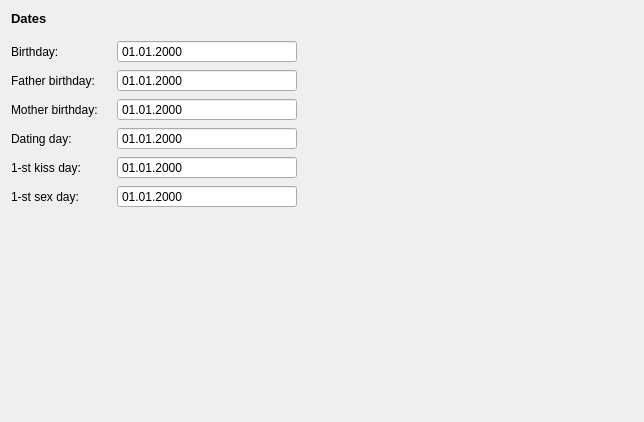
     <widget class="QWidget" name="tabwGroupsDetailPage8">
      <layout class="QGridLayout" name="gridLayout_21">
       <item row="0" column="0">
        <layout class="QGridLayout" name="gridLayout_20">
         <item row="3" column="0">
          <widget class="QLabel" name="label_34">
           <property name="sizePolicy">
            <sizepolicy hsizetype="Fixed" vsizetype="Preferred">
             <horstretch>0</horstretch>
             <verstretch>0</verstretch>
            </sizepolicy>
           </property>
           <property name="minimumSize">
            <size>
             <width>100</width>
             <height>0</height>
            </size>
           </property>
           <property name="maximumSize">
            <size>
             <width>100</width>
             <height>16777215</height>
            </size>
           </property>
           <property name="text">
            <string>Father birthday:</string>
           </property>
          </widget>
         </item>
         <item row="6" column="0">
          <widget class="QLabel" name="label_37">
           <property name="sizePolicy">
            <sizepolicy hsizetype="Fixed" vsizetype="Preferred">
             <horstretch>0</horstretch>
             <verstretch>0</verstretch>
            </sizepolicy>
           </property>
           <property name="minimumSize">
            <size>
             <width>100</width>
             <height>0</height>
            </size>
           </property>
           <property name="maximumSize">
            <size>
             <width>100</width>
             <height>16777215</height>
            </size>
           </property>
           <property name="text">
            <string>1-st kiss day:</string>
           </property>
          </widget>
         </item>
         <item row="3" column="1">
          <widget class="QDateTimeEdit" name="dtBirthdayFather">
           <property name="sizePolicy">
            <sizepolicy hsizetype="Fixed" vsizetype="Fixed">
             <horstretch>0</horstretch>
             <verstretch>0</verstretch>
            </sizepolicy>
           </property>
           <property name="minimumSize">
            <size>
             <width>180</width>
             <height>0</height>
            </size>
           </property>
           <property name="maximumSize">
            <size>
             <width>180</width>
             <height>16777215</height>
            </size>
           </property>
           <property name="buttonSymbols">
            <enum>QAbstractSpinBox::NoButtons</enum>
           </property>
           <property name="displayFormat">
            <string>dd.MM.yyyy</string>
           </property>
          </widget>
         </item>
         <item row="2" column="1">
          <widget class="QDateTimeEdit" name="dtBirthday">
           <property name="sizePolicy">
            <sizepolicy hsizetype="Fixed" vsizetype="Fixed">
             <horstretch>0</horstretch>
             <verstretch>0</verstretch>
            </sizepolicy>
           </property>
           <property name="minimumSize">
            <size>
             <width>180</width>
             <height>0</height>
            </size>
           </property>
           <property name="maximumSize">
            <size>
             <width>180</width>
             <height>16777215</height>
            </size>
           </property>
           <property name="buttonSymbols">
            <enum>QAbstractSpinBox::NoButtons</enum>
           </property>
           <property name="displayFormat">
            <string>dd.MM.yyyy</string>
           </property>
          </widget>
         </item>
         <item row="5" column="0">
          <widget class="QLabel" name="label_31">
           <property name="sizePolicy">
            <sizepolicy hsizetype="Fixed" vsizetype="Preferred">
             <horstretch>0</horstretch>
             <verstretch>0</verstretch>
            </sizepolicy>
           </property>
           <property name="minimumSize">
            <size>
             <width>100</width>
             <height>0</height>
            </size>
           </property>
           <property name="maximumSize">
            <size>
             <width>100</width>
             <height>16777215</height>
            </size>
           </property>
           <property name="text">
            <string>Dating day:</string>
           </property>
          </widget>
         </item>
         <item row="4" column="0">
          <widget class="QLabel" name="label_32">
           <property name="sizePolicy">
            <sizepolicy hsizetype="Fixed" vsizetype="Preferred">
             <horstretch>0</horstretch>
             <verstretch>0</verstretch>
            </sizepolicy>
           </property>
           <property name="minimumSize">
            <size>
             <width>100</width>
             <height>0</height>
            </size>
           </property>
           <property name="maximumSize">
            <size>
             <width>100</width>
             <height>16777215</height>
            </size>
           </property>
           <property name="text">
            <string>Mother birthday:</string>
           </property>
          </widget>
         </item>
         <item row="1" column="0" colspan="2">
          <spacer name="verticalSpacer_14">
           <property name="orientation">
            <enum>Qt::Vertical</enum>
           </property>
           <property name="sizeType">
            <enum>QSizePolicy::Fixed</enum>
           </property>
           <property name="sizeHint" stdset="0">
            <size>
             <width>20</width>
             <height>8</height>
            </size>
           </property>
          </spacer>
         </item>
         <item row="0" column="0" colspan="2">
          <widget class="QLabel" name="label_53">
           <property name="font">
            <font>
             <pointsize>10</pointsize>
             <weight>75</weight>
             <bold>true</bold>
            </font>
           </property>
           <property name="text">
            <string>Dates</string>
           </property>
          </widget>
         </item>
         <item row="2" column="0">
          <widget class="QLabel" name="label_33">
           <property name="sizePolicy">
            <sizepolicy hsizetype="Fixed" vsizetype="Preferred">
             <horstretch>0</horstretch>
             <verstretch>0</verstretch>
            </sizepolicy>
           </property>
           <property name="minimumSize">
            <size>
             <width>100</width>
             <height>0</height>
            </size>
           </property>
           <property name="maximumSize">
            <size>
             <width>100</width>
             <height>16777215</height>
            </size>
           </property>
           <property name="text">
            <string>Birthday:</string>
           </property>
          </widget>
         </item>
         <item row="7" column="0">
          <widget class="QLabel" name="label_38">
           <property name="sizePolicy">
            <sizepolicy hsizetype="Fixed" vsizetype="Preferred">
             <horstretch>0</horstretch>
             <verstretch>0</verstretch>
            </sizepolicy>
           </property>
           <property name="minimumSize">
            <size>
             <width>100</width>
             <height>0</height>
            </size>
           </property>
           <property name="maximumSize">
            <size>
             <width>100</width>
             <height>16777215</height>
            </size>
           </property>
           <property name="text">
            <string>1-st sex day:</string>
           </property>
          </widget>
         </item>
         <item row="4" column="1">
          <widget class="QDateTimeEdit" name="dtBirthdayMother">
           <property name="sizePolicy">
            <sizepolicy hsizetype="Fixed" vsizetype="Fixed">
             <horstretch>0</horstretch>
             <verstretch>0</verstretch>
            </sizepolicy>
           </property>
           <property name="minimumSize">
            <size>
             <width>180</width>
             <height>0</height>
            </size>
           </property>
           <property name="maximumSize">
            <size>
             <width>180</width>
             <height>16777215</height>
            </size>
           </property>
           <property name="buttonSymbols">
            <enum>QAbstractSpinBox::NoButtons</enum>
           </property>
           <property name="displayFormat">
            <string>dd.MM.yyyy</string>
           </property>
          </widget>
         </item>
         <item row="5" column="1">
          <widget class="QDateTimeEdit" name="dtDayDating">
           <property name="sizePolicy">
            <sizepolicy hsizetype="Fixed" vsizetype="Fixed">
             <horstretch>0</horstretch>
             <verstretch>0</verstretch>
            </sizepolicy>
           </property>
           <property name="minimumSize">
            <size>
             <width>180</width>
             <height>0</height>
            </size>
           </property>
           <property name="maximumSize">
            <size>
             <width>180</width>
             <height>16777215</height>
            </size>
           </property>
           <property name="buttonSymbols">
            <enum>QAbstractSpinBox::NoButtons</enum>
           </property>
           <property name="displayFormat">
            <string>dd.MM.yyyy</string>
           </property>
          </widget>
         </item>
         <item row="6" column="1">
          <widget class="QDateTimeEdit" name="dtDayFirstKiss">
           <property name="sizePolicy">
            <sizepolicy hsizetype="Fixed" vsizetype="Fixed">
             <horstretch>0</horstretch>
             <verstretch>0</verstretch>
            </sizepolicy>
           </property>
           <property name="minimumSize">
            <size>
             <width>180</width>
             <height>0</height>
            </size>
           </property>
           <property name="maximumSize">
            <size>
             <width>180</width>
             <height>16777215</height>
            </size>
           </property>
           <property name="buttonSymbols">
            <enum>QAbstractSpinBox::NoButtons</enum>
           </property>
           <property name="displayFormat">
            <string>dd.MM.yyyy</string>
           </property>
          </widget>
         </item>
         <item row="7" column="1">
          <widget class="QDateTimeEdit" name="dtDayFirstSex">
           <property name="sizePolicy">
            <sizepolicy hsizetype="Fixed" vsizetype="Fixed">
             <horstretch>0</horstretch>
             <verstretch>0</verstretch>
            </sizepolicy>
           </property>
           <property name="minimumSize">
            <size>
             <width>180</width>
             <height>0</height>
            </size>
           </property>
           <property name="maximumSize">
            <size>
             <width>180</width>
             <height>16777215</height>
            </size>
           </property>
           <property name="buttonSymbols">
            <enum>QAbstractSpinBox::NoButtons</enum>
           </property>
           <property name="displayFormat">
            <string>dd.MM.yyyy</string>
           </property>
          </widget>
         </item>
        </layout>
       </item>
       <item row="0" column="1">
        <spacer name="horizontalSpacer_7">
         <property name="orientation">
          <enum>Qt::Horizontal</enum>
         </property>
         <property name="sizeHint" stdset="0">
          <size>
           <width>336</width>
           <height>20</height>
          </size>
         </property>
        </spacer>
       </item>
       <item row="1" column="0">
        <spacer name="verticalSpacer_15">
         <property name="orientation">
          <enum>Qt::Vertical</enum>
         </property>
         <property name="sizeHint" stdset="0">
          <size>
           <width>20</width>
           <height>203</height>
          </size>
         </property>
        </spacer>
       </item>
      </layout>
     </widget>
